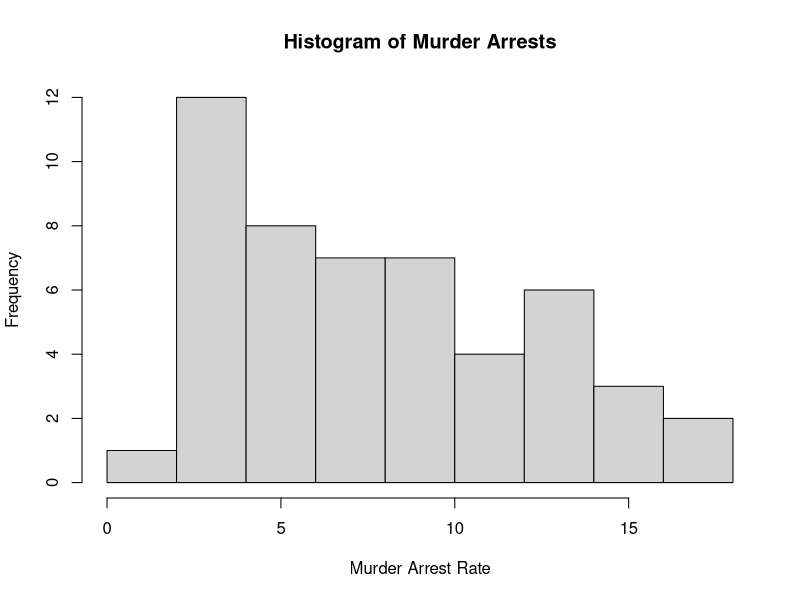
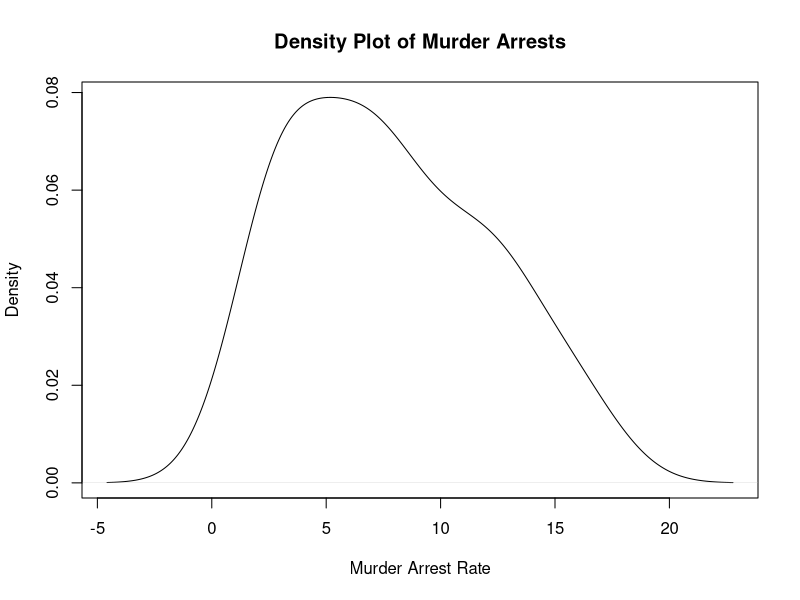
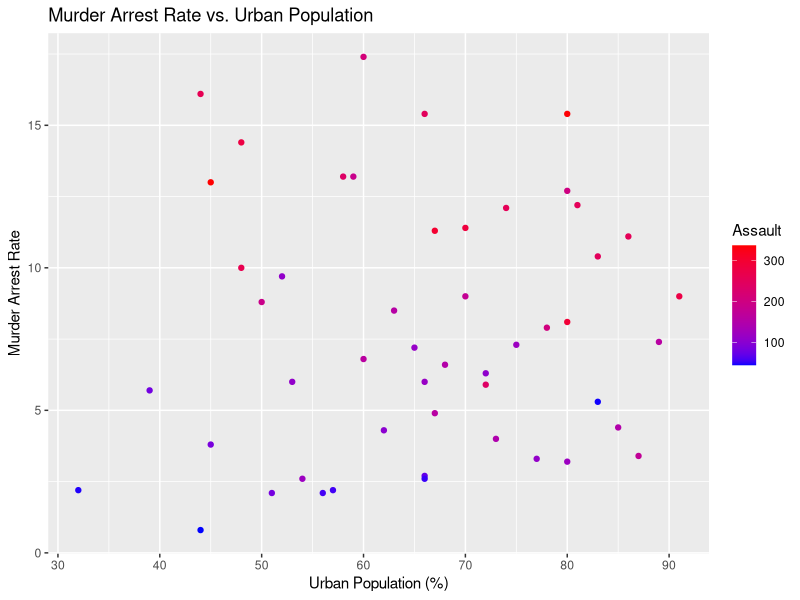
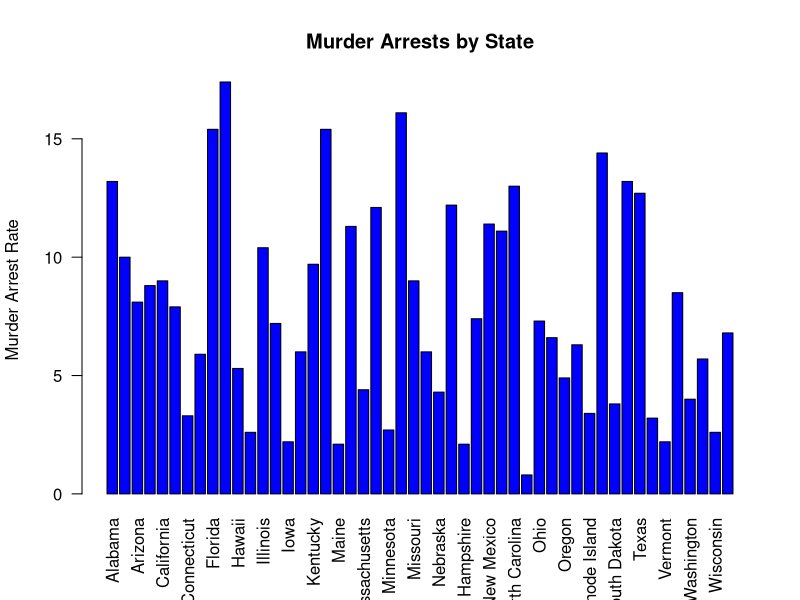

Write the R code that produced these figures, in order.
data(USArrests)

print(str(USArrests))
print(summary(USArrests))

print(row.names(USArrests)[which.max(USArrests$Rape)])

print(row.names(USArrests)[which.max(USArrests$Murder)])
print(row.names(USArrests)[which.min(USArrests$Murder)])

print(cor(USArrests))

median_assault <- median(USArrests$Assault)
print(row.names(USArrests)[USArrests$Assault > median_assault])

q1_murder <- quantile(USArrests$Murder, 0.25)
print(row.names(USArrests)[USArrests$Murder <= q1_murder])

hist(USArrests$Murder, main = "Histogram of Murder Arrests", xlab = "Murder Arrest Rate")
plot(density(USArrests$Murder), main = "Density Plot of Murder Arrests", xlab = "Murder Arrest Rate")

library(ggplot2)
ggplot(USArrests, aes(x = UrbanPop, y = Murder)) +
  geom_point(aes(color = Assault)) +
  scale_color_gradient(low = "blue", high = "red") +
  labs(title = "Murder Arrest Rate vs. Urban Population", x = "Urban Population (%)", y = "Murder Arrest Rate")

barplot(USArrests$Murder, names.arg = row.names(USArrests), las = 2, col = "blue", main = "Murder Arrests by State", ylab = "Murder Arrest Rate")
